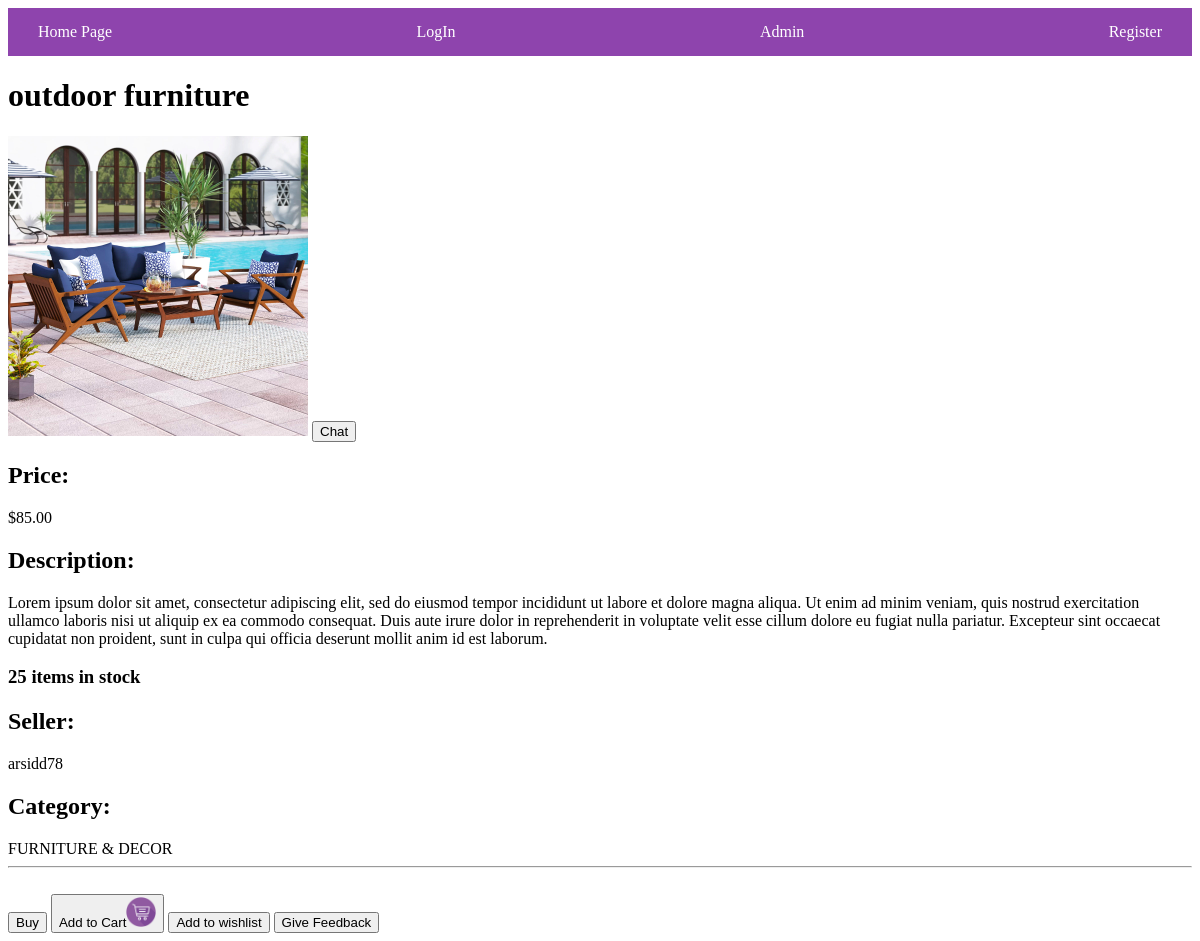
The page /detail/21/ on the database as committed earlier.
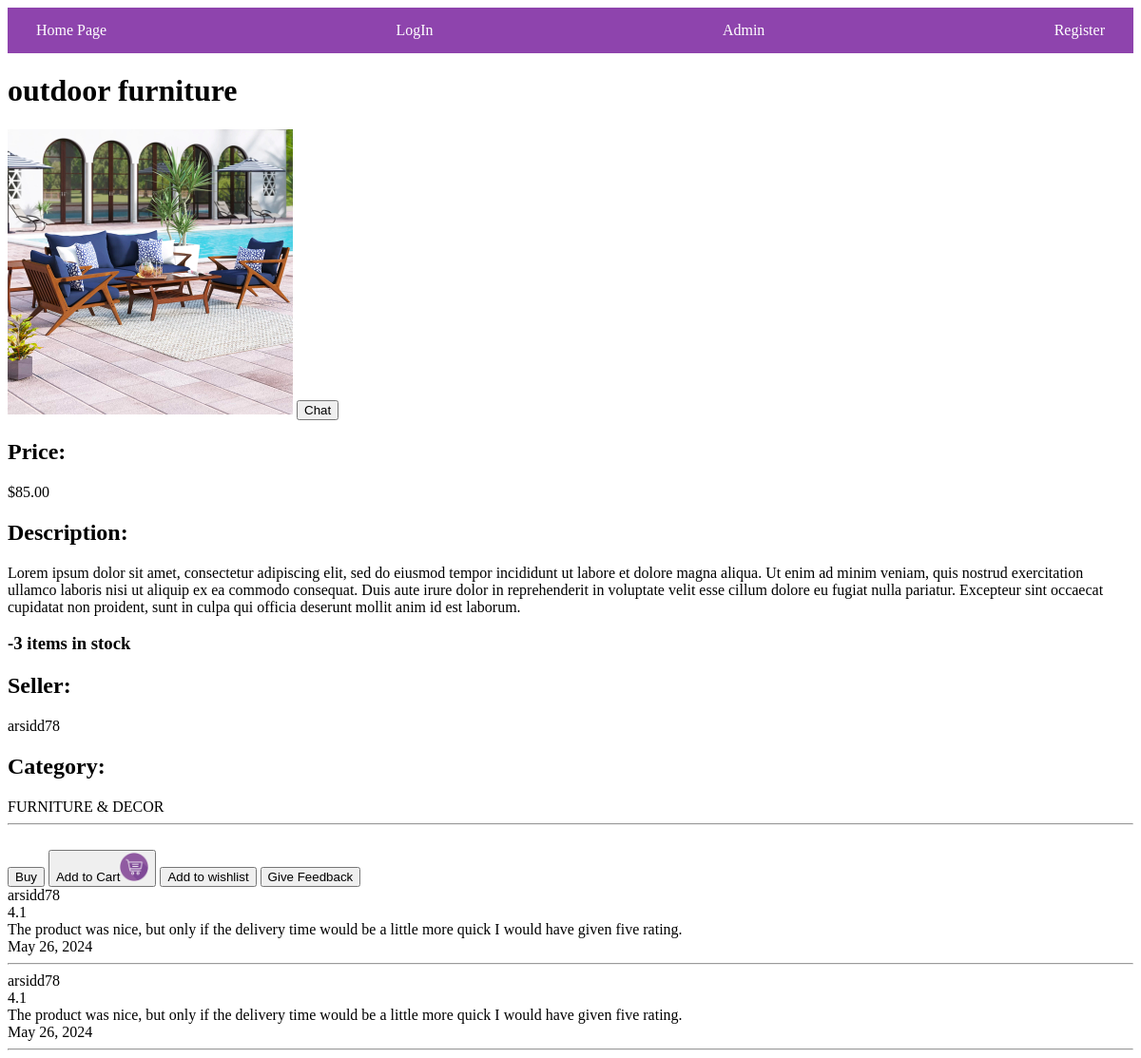
The same page on the database as committed later.
### product/models.py (models this page shows, shortened)
class Products(models.Model):
    name = models.ForeignKey(User,on_delete=models.CASCADE)
    product_name = models.CharField(max_length=200)
    product_description = models.TextField(max_length=500)
    product_price = models.DecimalField('Price',max_digits=7,decimal_places=2)
    product_discounted_price = models.DecimalField('Discounted Price',max_digits=7,decimal_places=2,null=True,blank=True)
    product_delivery_charge = models.IntegerField(default=0)
    product_tax_rate = models.DecimalField(decimal_places=3,max_digits=5, null= True, blank= True)
    product_specification = models.TextField(null= True, blank= True)
    product_posted_date = models.DateField( auto_now_add=True)
    product_images = models.ImageField(upload_to='products/')
    product_images2 = models.ImageField(null=True,blank=True,upload_to='products/')
    product_images3 = models.ImageField(null=True,blank=True,upload_to='products/')
    product_images4 = models.ImageField(null=True,blank=True,upload_to='products/')
    product_images5 = models.ImageField(null=True,blank=True,upload_to='products/')
    categories_choices = product_categories = {
    "ELECTRONICS": "Electronics",
    "CLOTHING & ACCESSORIES": "Clothing & Accessories",
    "HOME & KITCHEN": "Home & Kitchen",
    "BEAUTY & PERSONAL CARE": "Beauty & Personal Care",
    "HEALTH & FITNESS": "Health & Fitness",
    "TOYS & GAMES": "Toys & Games",
    "BOOKS & MEDIA": "Books & Media",
    "AUTOMOTIVE": "Automotive",
    "SPORTS & OUTDOORS": "Sports & Outdoors",
    "PET SUPPLIES": "Pet Supplies",
    "HOME APPLIANCES": "Home Appliances",
    "OFFICE SUPPLIES": "Office Supplies",
    "FURNITURE & DECOR": "Furniture & Decor",
    "JEWELRY & WATCHES": "Jewelry & Watches",
    "BABY & TODDLER": "Baby & Toddler",
    "FOOD & GROCERIES": "Food & Groceries",
    "ARTS & CRAFTS": "Arts & Crafts",
    "MUSICAL INSTRUMENTS": "Musical Instruments",
    "GARDEN & OUTDOOR LIVING": "Garden & Outdoor Living",
    "TRAVEL & LUGGAGE": "Travel & Luggage",
    "SMARTPHONE": "Smartphone",
    "LAPTOP": "Laptop",
    "CAMERA": "Camera",
    "TV": "TV",
    "HEADPHONE": "Headphone",
    "GADGET": "Gadget",
    "APPAREL": "Apparel",
    "BAG": "Bag",
    "JEWELRY": "Jewelry",
    "SUNGLASSES": "Sunglasses",
    "WATCH": "Watch",
    "HOME IMPROVEMENT": "Home Improvement",
    "DECOR": "Decor",
    "KITCHEN APPLIANCES": "Kitchen Appliances",
    "COOKWARE": "Cookware",
    "FURNITURE": "Furniture",
    "SKINCARE": "Skincare",
    "MAKEUP": "Makeup",
    "HAIRCARE": "Haircare",
    "GROOMING": "Grooming",
    "FRAGRANCES": "Fragrances",
    "EXERCISE EQUIPMENT": "Exercise Equipment",
    "NUTRITIONAL SUPPLEMENTS": "Nutritional Supplements",
    "FITNESS TRACKERS": "Fitness Trackers",
    "YOGA MATS": "Yoga Mats",
    "TOYS": "Toys",
    "BOARD GAMES": "Board Games",
    "PUZZLES": "Puzzles",
    "EDUCATIONAL TOYS": "Educational Toys",
    "OUTDOOR PLAY EQUIPMENT": "Outdoor Play Equipment",
    "BOOKS": "Books",
    "E-BOOKS": "E-books",
    "AUDIOBOOKS": "Audiobooks",
    "DVDS": "DVDs",
    "CDS": "CDs",
    "DIGITAL MEDIA": "Digital Media",
    "CAR PARTS": "Car Parts",
    "ACCESSORIES": "Accessories",
    "TOOLS": "Tools",
    "MAINTENANCE SUPPLIES": "Maintenance Supplies",
    "ELECTRONICS": "Electronics",
    "SPORTING EQUIPMENT": "Sporting Equipment",
    "CAMPING GEAR": "Camping Gear",
    "HIKING GEAR": "Hiking Gear",
    "OUTDOOR CLOTHING": "Outdoor Clothing",
    "FOOD": "Food",
    "TOYS": "Toys",
    "GROOMING PRODUCTS": "Grooming Products",
    "BEDS": "Beds",
    "CARRIERS": "Carriers",
    "LARGE APPLIANCES": "Large Appliances",
    "SMALL APPLIANCES": "Small Appliances",
    "STATIONERY": "Stationery",
    "DESK ORGANIZERS": "Desk Organizers",
    "PRINTERS": "Printers",
    "OFFICE FURNITURE": "Office Furniture",
    "TECHNOLOGY ACCESSORIES": "Technology Accessories",
    "SOFAS": "Sofas",
    "CHAIRS": "Chairs",
    "TABLES": "Tables",
    "LIGHTING FIXTURES": "Lighting Fixtures",
    "RUGS": "Rugs",
    "RINGS": "Rings",
    "NECKLACES": "Necklaces",
    "BRACELETS": "Bracelets",
    "EARRINGS": "Earrings",
    "WATCHES": "Watches",
    "CLOTHING": "Clothing",
    "DIAPERS": "Diapers",
    "FEEDING SUPPLIES": "Feeding Supplies",
    "STROLLERS": "Strollers",
    "TOYS": "Toys",
    "NON-PERISHABLE FOOD": "Non-perishable Food",
    "SNACKS": "Snacks",
    "BEVERAGES": "Beverages",
    "GOURMET FOODS": "Gourmet Foods",
    "SPICES": "Spices",
    "ART SUPPLIES": "Art Supplies",
    "CRAFTING MATERIALS": "Crafting Materials",
    "DIY KITS": "DIY Kits",
    "SEWING SUPPLIES": "Sewing Supplies",
    "GUITARS": "Guitars",
    "KEYBOARDS": "Keyboards",
    "DRUMS": "Drums",
    "VIOLINS": "Violins",
    "WIND INSTRUMENTS": "Wind Instruments",
    "GARDENING TOOLS": "Gardening Tools",
    "PLANTS": "Plants",
    "OUTDOOR FURNITURE": "Outdoor Furniture",
    "BBQ GRILLS": "BBQ Grills",
    "LUGGAGE SETS": "Luggage Sets",
    "BACKPACKS": "Backpacks",
    "TRAVEL ACCESSORIES": "Travel Accessories",
    "TOILETRIES": "Toiletries",
    "OUTDOOR GEAR": "Outdoor Gear"
    }
    product_category = models.CharField('category',max_length=100,choices=categories_choices)
    product_quantity = models.IntegerField()
    sellor_name = models.CharField(max_length=100)
    company_name = models.CharField(null= True, blank= True, max_length=200)
    product_website = models.URLField(null= True,blank=True)

class Reviews(models.Model):
    product = models.ForeignKey(Products, on_delete= models.CASCADE)
    reviewer = models.ForeignKey(User, on_delete= models.CASCADE)
    rating = models.DecimalField(max_digits=2, decimal_places=1)
    review = models.TextField()
    posted_time = models.DateField(auto_now_add=True)

### product/views.py (the view)
# urls.py: path('detail/<int:pk>/',views.product_details,name='details'),
def product_details(request,pk):
    try:
        member = get_object_or_404(Member, user = request.user)
        product = get_object_or_404(Products,id=pk)
        reviews = Reviews.objects.filter(product=product)
        member.user_interest.add(product)
        context = {'product':product,'reviews':reviews,'member':member}
        return render(request,'product/details.html',context)
    except:
        product = get_object_or_404(Products,id=pk)
        reviews = Reviews.objects.filter(product=product)
        context = {'product':product,'reviews':reviews}
        return render(request,'product/details.html',context)

### product/templates/product/details.html (shortened to what this page needs)
{% load static %}
<!DOCTYPE html>
<html lang="en">
<head>
    <link rel="stylesheet" href="{% static 'product/details_style.css' %}">
</head>
<body>
    <nav>
        <a href="{% url 'product:home' %}">Home Page</a>
        {% if request.user.is_authenticated %}
            <a href="{% url 'registration:signout' %}">LogOut</a>
        {% else %}
            <a href="{% url 'registration:login' %}">LogIn</a>
        {% endif %}
        <a href="/admin/">Admin</a>
        {% if member %}
        <a href="{% url 'member:profile' request.user.username  %}">Profile</a>
        {% else %}
        <a href="{% url 'member:register' %}">Register</a>
        {% endif %}
    </nav>
    <div class="product_data" >
        <h1>{{product.product_name}}</h1>
        <img src="{{product.product_images.url}}" width="300" height="300" class="prouduct_image">
        <a href="{% url 'member:chat'  %}"><button>Chat</button></a>
        <h2 class="product_price">Price:</h2>
        {% if product.product_discounted_price %}
        <label>${{product.product_price}}   ${{product.product_discounted_price}}</label>
        {% else %}
        <label>${{product.product_price}}</label>
        {% endif %}
        <h2 class="product_description">Description:</h2>
        <label>{{product.product_description}}</label>
        <h3>{{product.product_quantity}} items in stock</h3>
        <h2 class="sellor_info">Seller:</h2>
        <label>{{product.sellor_name}}</label>
        <h2 class="product_category">Category:</h2>
        <label>{{product.product_category}}</label>
    </div>
    <hr>
    <br>
    <a href="{% url 'product:purchase_page' product.id %}"><button class="purchase_pd">Buy</button></a>
    <button class="addto_cart" onclick= location.href="{% url 'member:add_to_cart' product.id %}"> Add to Cart<img src="\media\products\cartbtn_pic.ico" width="30"> </button>
    <button class="wishlist" onclick=location.href="{% url 'member:add_to_wishlist' product.id %}">Add to wishlist</button>
    <button class="add_review" onclick=location.href="{% url 'product:add_review' product.id %}"> Give Feedback </button>
    <div class="reviews">
        {%  for review in reviews %}
        <div>
            <label for="">{{review.reviewer.username}}</label><br>
            <label for="">{{review.rating}}</label><br>
            <label for="">{{review.review}}</label><br>
            <label for="">{{review.posted_time}}</label><br>
        </div>
        <hr>
        {% endfor %}
    </div>
</body>
</html>

### product/static/product/details_style.css (style rules this page uses)
nav { display: flex; justify-content: space-between; align-items: center; background-color: #8e44ad; padding: 10px 20px; position: relative; }
nav a { color: #fff; text-decoration: none; padding: 5px 10px; font-size: 16px; transition: background-color 0.3s ease; }
nav a:not(:first-child) { margin-left: 20px; }

Rows that differ between the two databases and show on the page:
changed Products "outdoor furniture": product_quantity "25" → "-3"
added Reviews: reviewer.username "arsidd78", rating "4.1", review "The product was nice, but only if the delivery time would be a little more quick I would have given five rating.", posted_time "May 26, 2024"
added Reviews: reviewer.username "arsidd78", rating "4.1", review "The product was nice, but only if the delivery time would be a little more quick I would have given five rating.", posted_time "May 26, 2024"
